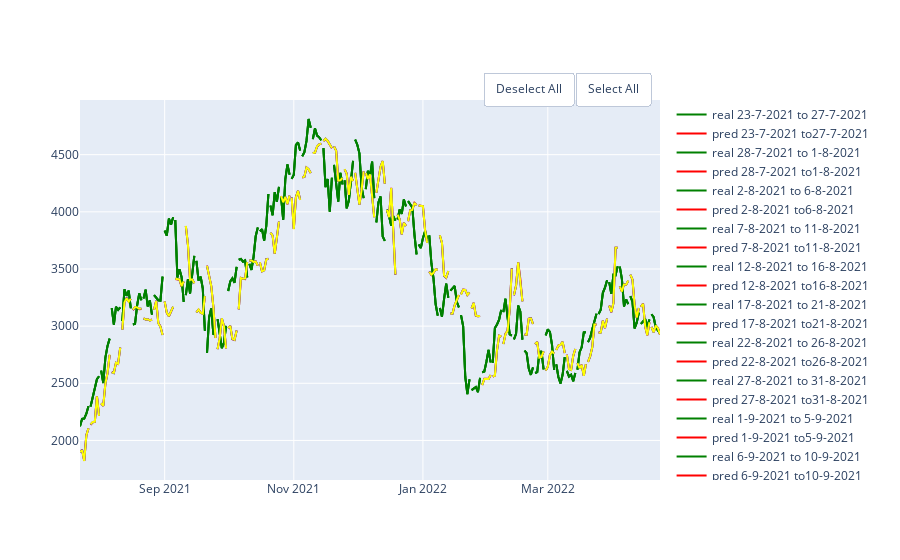

The notebook cell this image was saved under:
### Code cell
gb_50 = GradientBoostingRegressor(random_state = 10 , criterion='mse', n_estimators = 150)
gb_100 = GradientBoostingRegressor(random_state = 10 , criterion='mse', n_estimators = 200)
gb_150 = GradientBoostingRegressor(random_state = 10 , criterion='mse', n_estimators = 250)
df = pd.DataFrame(columns = ['MAE', 'MSE','RMSE','R2'], index = ['150','200', '250'])
show_results(df, df_eth,'close',100,5,gb_50, gb_100, gb_150)
